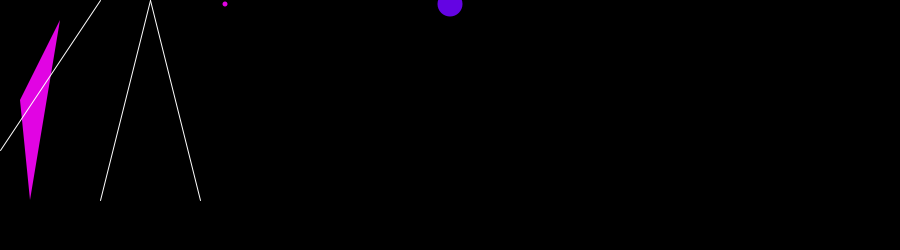
Frame 1 (no input)
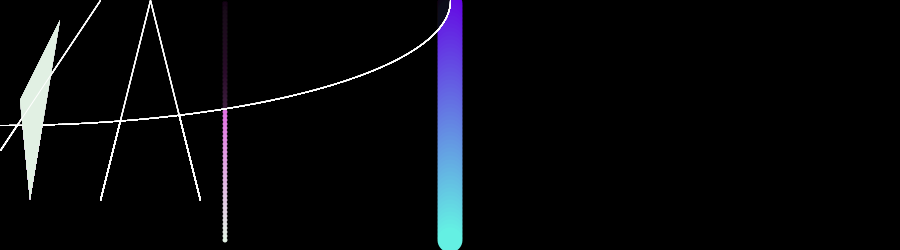
Frame 60 (the mouse pressed at the canvas centre just before this capture)
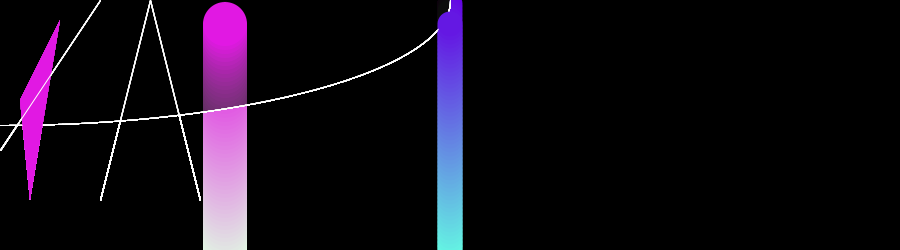
Frame 120 (the mouse held since frame 60 and released just before this capture)

The Processing sketch that drew these frames (run headless with seeded random() and noise(); from frame 60 on, the mouse is pressed at the canvas centre):

// Processing sketch: sketch_160804j_project
// ── sketch_160804j_project.pde
float yPos;
float vel;
float size;

String p= "you will be going to coder prison";


void setup(){ 
    println("Hi there! This is Jenny from your NSA, can I take a quick look in your computer, (a simple yes or no will do)");
    println(" PLEASE press y for yes OR n for no");
    
  size(900, 250);
  background(0);
  
 vel = 4;
yPos = 0;


}

void draw(){
  fill(0, 10);
  ellipse(0, 0, width, height);
  
    moveDrop();
  
  makeDrop(width/4, 5);
  makeDrop(2*width/4, 25);
  
  size = calculateSize(mouseX/16, mouseY/8);
  makeDrop(width/4, size+1);

  triangle(20,100,30,200,60,20);
  stroke(255);
  line(0,150,100,0);
  line(150,0,100,200);
  line(150,0,200,200);

}

void keyPressed(){
  if(key == 'y'){
    println("YES, That's Great! You are a great citizen! Just give me a minute as I am looking through your files.....");
    println("Oh my, I see.  Um, can you hang on, I just need to get Carl, my supervisor.");
    println("Hi, this is Carl did you know that you used processing,org extensively over the past 4 days?  just press 5(yes) or 6(no)");
  //  y - OK to look in computer
     
  
  }else if(key == 'n'){
    println(" OK I please hang on, really need to get Carl, my supervisor...");
    println("This is Carl, you are a real peice of work, you just made Jenny cry, NOW are you going to let us look in your computer or not.");
    println("just type 1 for YES or 2 for no ");
  // ny
  }  
    else if(key == '1'){  //yes
    println("OK, I'm glad you had a change of heart. Please give me a minute.... We knew it! Did you know that you used processing,org extensively over the past 4 days?");
    println("just press 3 for YES and 4 for NO");
    
    } 
    else if(key == '2'){
      println("OK no problem, but we looked into it anyway, and guess what,");
      println(p);
    }
    if(key == '3'){
      println("Since you are admitting to it, we will be lenient, But Processing.org is a problem for you."); 
      println(p);
    }
    
    else if(key =='4'){
      println("We find this hard to believe as there seems to be a lot of CODE on your computer.");
      println(p);
      
    }
    if (key == '5'){
      println("Since you are admitting to it, we will be lenient, But Processing.org is a problem for you.");
      println(p);
    
    }
      else if (key == '6'){
        println("We find this hard to believe as there seems to be a lot of CODE on your computer."); 
        println(p);
        
      }
     
  
  

}



void moveDrop(){
  yPos += vel;  // yPos = yPos + vel mens the same thing
  
  if(yPos > height|| yPos<0){
    vel = vel* -1;  // vel= -vel
  }


}

void makeDrop(float xPos, float size){
    int r = (int)xPos;
    int g = (int)yPos;
    
    if(r>255){
      r = 100;
    }
    if(g>255){
      g = 100;
    }

    noStroke();
    fill(r, g, 227);
    
    
  ellipse(xPos, yPos, size, size);
}

float calculateSize(float x1, float y1){
  
  float s = x1 + y1;
  return s;

}
